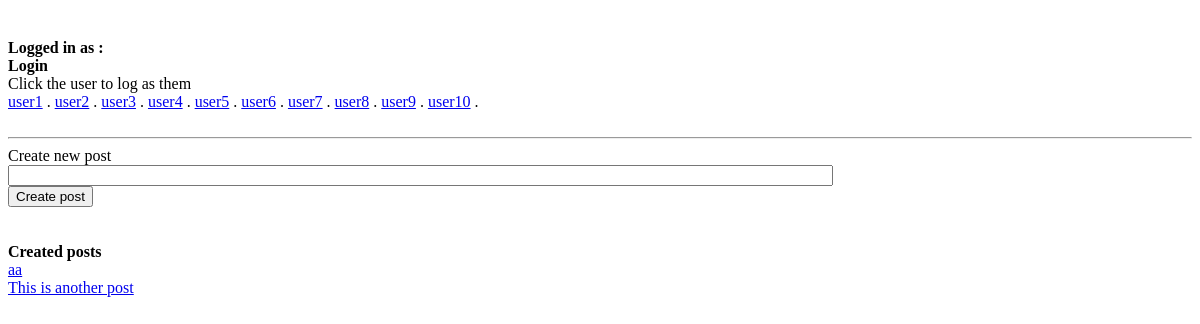
The app's page /, older data.
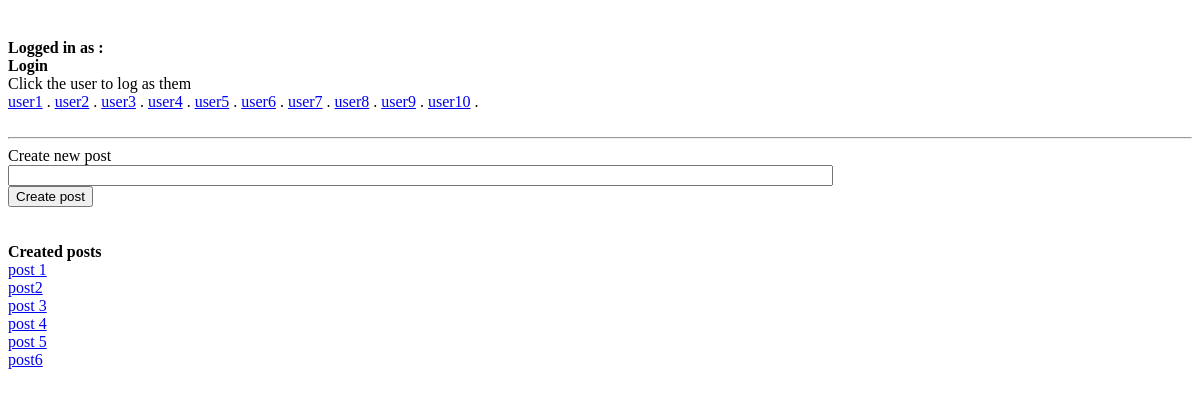
The same page, newer data.
### comments/models.py (models this page shows)
class post(models.Model):
    name =models.CharField(max_length=255,default='')

### comments/views.py (the view)
# urls.py: path('', views.index, name='index'),
def index(request):
    if request.method == 'POST':
        form = postform(request.POST or None)
        ano = post(name=request.POST['name'])# save the form data to model
        ano.save()
    form = postform()
    posts = post.objects.all()
    context ={}
    if request.user:
        context['currentuser'] = request.user
    context["posts"] = posts
    return render(request, "comments/index.html", context)

### comments/templates/comments/index.html (shortened to what this page needs)
<!DOCTYPE html>
<html>
<head>
</head>
<body>
<h1 id="notification"></h1><br/>
<b>Logged in as : </b> {{ currentuser.username }} <br/>
<b>Login</b><br/>
	Click the user to log as them<br/>
	<a href="/user1">user1</a> .
	<a href="/user2">user2</a> .
	<a href="/user3">user3</a> .
	<a href="/user4">user4</a> .
	<a href="/user5">user5</a> .
	<a href="/user6">user6</a> .
	<a href="/user7">user7</a> .
	<a href="/user8">user8</a> .
	<a href="/user9">user9</a> .
	<a href="/user10">user10</a> .
	<br/><br/>
<hr/>
    Create new post<br>
	<form action="" method="POST">
    <input name="name" id="room-name-input" type="text" size="100"><br>
    <button type="submit" class="btn btn-primary">Create post</button>
</form><br/><br/>
<b>Created posts</b><br/>
{% for post in posts %}
<a href="p/{{ post.pk }}">{{ post.name }}</a><br/>
{% endfor %}
</body>
</html>

Row changes from the older to the newer data that the page shows:
removed post: name "aa"
removed post: name "This is another post"
added post: name "post 1"
added post: name "post2"
added post: name "post 3"
added post: name "post 4"
added post: name "post 5"
added post: name "post6"
